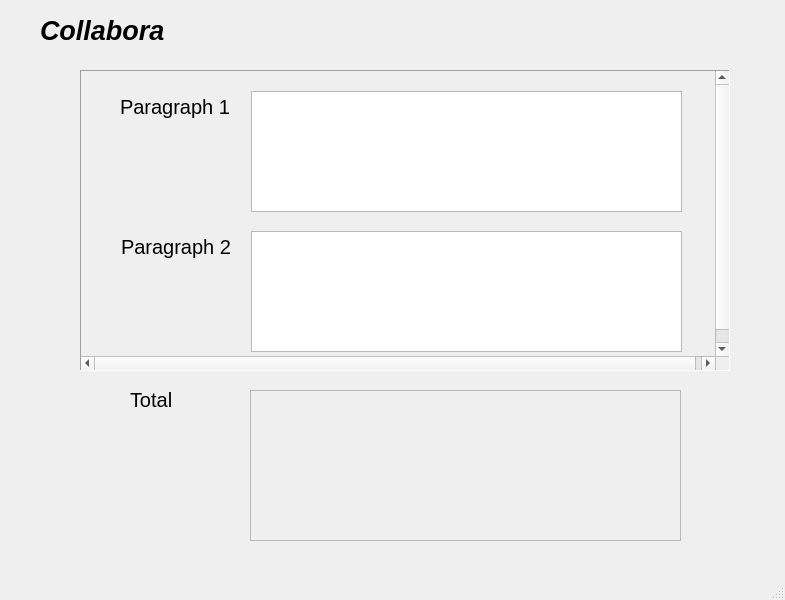
<?xml version="1.0" encoding="UTF-8"?>
<ui version="4.0">
 <class>MainWindow</class>
 <widget class="QMainWindow" name="MainWindow">
  <property name="geometry">
   <rect>
    <x>0</x>
    <y>0</y>
    <width>785</width>
    <height>600</height>
   </rect>
  </property>
  <property name="windowTitle">
   <string>MainWindow</string>
  </property>
  <widget class="QWidget" name="mainWindow">
   <widget class="QLabel" name="title">
    <property name="geometry">
     <rect>
      <x>40</x>
      <y>10</y>
      <width>131</width>
      <height>41</height>
     </rect>
    </property>
    <property name="font">
     <font>
      <pointsize>20</pointsize>
      <weight>75</weight>
      <italic>true</italic>
      <bold>true</bold>
     </font>
    </property>
    <property name="text">
     <string>Collabora</string>
    </property>
   </widget>
   <widget class="QLabel" name="totalLab">
    <property name="geometry">
     <rect>
      <x>130</x>
      <y>390</y>
      <width>70</width>
      <height>19</height>
     </rect>
    </property>
    <property name="font">
     <font>
      <pointsize>15</pointsize>
     </font>
    </property>
    <property name="text">
     <string>Total</string>
    </property>
   </widget>
   <widget class="QTextEdit" name="totalInputBox">
    <property name="enabled">
     <bool>false</bool>
    </property>
    <property name="geometry">
     <rect>
      <x>250</x>
      <y>390</y>
      <width>431</width>
      <height>151</height>
     </rect>
    </property>
   </widget>
   <widget class="QScrollArea" name="ParagraphPanel">
    <property name="geometry">
     <rect>
      <x>80</x>
      <y>70</y>
      <width>650</width>
      <height>301</height>
     </rect>
    </property>
    <property name="sizePolicy">
     <sizepolicy hsizetype="Fixed" vsizetype="Fixed">
      <horstretch>0</horstretch>
      <verstretch>0</verstretch>
     </sizepolicy>
    </property>
    <property name="maximumSize">
     <size>
      <width>650</width>
      <height>600</height>
     </size>
    </property>
    <property name="frameShape">
     <enum>QFrame::Panel</enum>
    </property>
    <property name="verticalScrollBarPolicy">
     <enum>Qt::ScrollBarAlwaysOn</enum>
    </property>
    <property name="sizeAdjustPolicy">
     <enum>QAbstractScrollArea::AdjustIgnored</enum>
    </property>
    <property name="widgetResizable">
     <bool>false</bool>
    </property>
    <widget class="QWidget" name="PanelContent">
     <property name="geometry">
      <rect>
       <x>0</x>
       <y>0</y>
       <width>640</width>
       <height>299</height>
      </rect>
     </property>
     <widget class="QTextEdit" name="inputBox1">
      <property name="geometry">
       <rect>
        <x>170</x>
        <y>20</y>
        <width>431</width>
        <height>121</height>
       </rect>
      </property>
     </widget>
     <widget class="QLabel" name="lab1">
      <property name="geometry">
       <rect>
        <x>39</x>
        <y>20</y>
        <width>111</width>
        <height>31</height>
       </rect>
      </property>
      <property name="font">
       <font>
        <pointsize>15</pointsize>
       </font>
      </property>
      <property name="text">
       <string>Paragraph 1</string>
      </property>
     </widget>
     <widget class="QLabel" name="lab2">
      <property name="geometry">
       <rect>
        <x>40</x>
        <y>160</y>
        <width>111</width>
        <height>31</height>
       </rect>
      </property>
      <property name="font">
       <font>
        <pointsize>15</pointsize>
       </font>
      </property>
      <property name="text">
       <string>Paragraph 2</string>
      </property>
     </widget>
     <widget class="QTextEdit" name="inputBox2">
      <property name="geometry">
       <rect>
        <x>170</x>
        <y>160</y>
        <width>431</width>
        <height>121</height>
       </rect>
      </property>
     </widget>
    </widget>
   </widget>
  </widget>
  <widget class="QMenuBar" name="menubar">
   <property name="geometry">
    <rect>
     <x>0</x>
     <y>0</y>
     <width>785</width>
     <height>24</height>
    </rect>
   </property>
  </widget>
  <widget class="QStatusBar" name="statusbar"/>
 </widget>
 <resources/>
 <connections/>
</ui>
